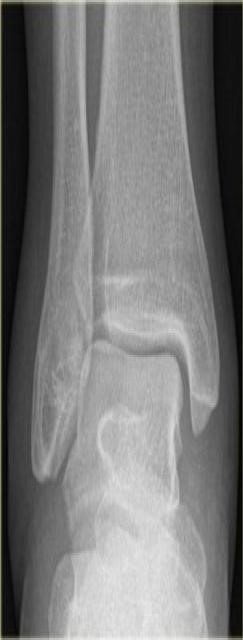
#> input picture Bone Break Classification/Avulsion fracture/Train/697306b5c3755dd70645acfce3b_jpg.rf.21b53660b2fd76db08a98e9dad5d8d4f.jpg, 243 x 640 px
$ jupyter execute --allow-errors Matcher.ipynb
#> lines starting #> are read from the running program, lines starting #| are printed output that depends on the picture
[cell 1]
import cv2
import numpy as np
import matplotlib.pyplot as plt
import os
from tqdm import tqdm
from sklearn.model_selection import train_test_split
from sklearn.metrics.pairwise import cosine_similarity

[cell 2]
path = 'Bone Break Classification'
class_list = os.listdir(path)
print(class_list)

[cell 3]
# Initialize empty lists to store images and corresponding labels for training and testing data.
train_images, train_labels = [], []
for (index, _class) in enumerate(class_list):
    class_path = os.path.join(path, _class)

    # Loop through all the image files in the 'Train' folder.
    train_path = os.path.join(class_path, 'Train')
    for img_path in os.listdir(train_path):
        # Construct full path of image file
        full_path = os.path.join(train_path, img_path)

        # Read the image in grayscale mode
        image = cv2.imread(full_path, 0)
#> image: shape (640, 243); min 0, max 241, mean 121.4

        # Resize the image to 256x256
        image = cv2.resize(image, (256,256))
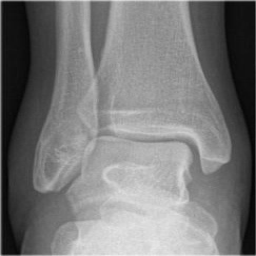
#> image: shape (256, 256); min 3, max 238, mean 121.4

        train_images.append(image)
        train_labels.append(index)

# Initialize empty lists to store images and corresponding labels for training and testing data.
test_images, test_labels = [], []
for (index, _class) in enumerate(class_list):
    class_path = os.path.join(path, _class)

    # Loop through all the image files in the 'Test' folder.
    train_path = os.path.join(class_path, 'Test')
    for img_path in os.listdir(train_path):
        # Construct full path of image file
        full_path = os.path.join(train_path, img_path)

        # Read the image in grayscale mode
        image = cv2.imread(full_path, 0)
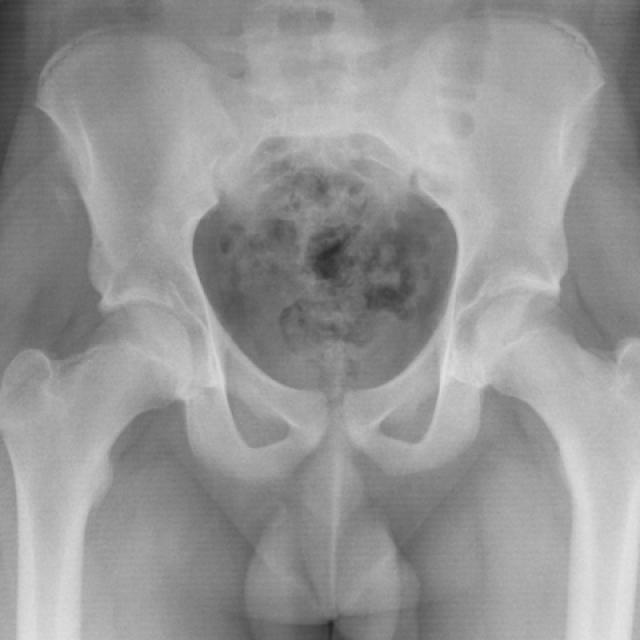
#> input picture Bone Break Classification/Avulsion fracture/Test/000002_png.rf.c3e00ebc2db78bc94e644c3f6605dad0.jpg, 640 x 640 px
#> image is the input picture: shape (640, 640); min 38, max 228, mean 149.9

        # Resize the image to 256x256
        image = cv2.resize(image, (256,256))
#> image: shape (256, 256)

        test_images.append(image)
        test_labels.append(index)
